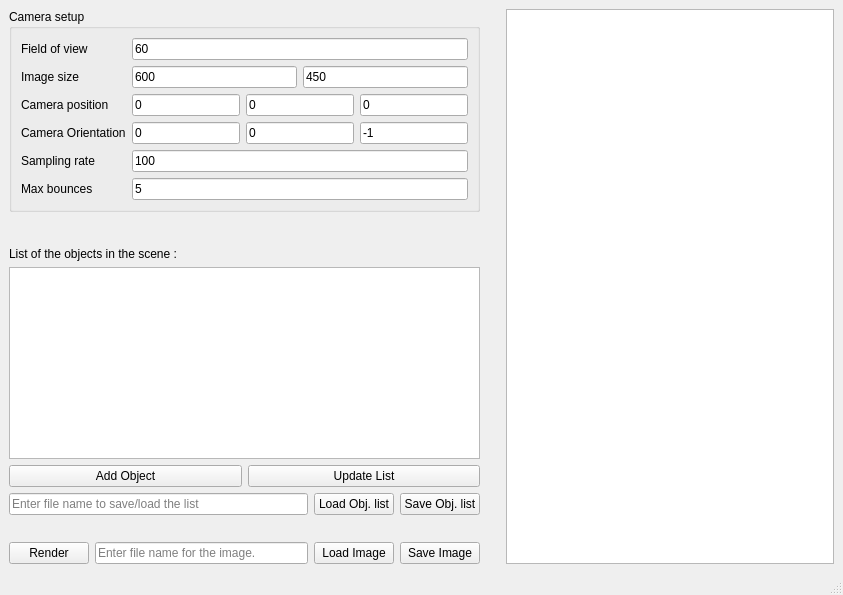
<?xml version="1.0" encoding="UTF-8"?>
<ui version="4.0">
 <class>MainWindow</class>
 <widget class="QMainWindow" name="MainWindow">
  <property name="geometry">
   <rect>
    <x>0</x>
    <y>0</y>
    <width>843</width>
    <height>595</height>
   </rect>
  </property>
  <property name="windowTitle">
   <string>MainWindow</string>
  </property>
  <widget class="QWidget" name="centralwidget">
   <layout class="QHBoxLayout" name="horizontalLayout">
    <item>
     <layout class="QVBoxLayout" name="verticalLayout">
      <property name="sizeConstraint">
       <enum>QLayout::SetNoConstraint</enum>
      </property>
      <item>
       <widget class="QGroupBox" name="groupCamera">
        <property name="sizePolicy">
         <sizepolicy hsizetype="Preferred" vsizetype="Maximum">
          <horstretch>0</horstretch>
          <verstretch>0</verstretch>
         </sizepolicy>
        </property>
        <property name="title">
         <string>Camera setup</string>
        </property>
        <layout class="QFormLayout" name="formLayout">
         <item row="0" column="0">
          <widget class="QLabel" name="label_2">
           <property name="toolTip">
            <string>Horizontal field of view of the final image in degress. Minimum 0, maximum 170.</string>
           </property>
           <property name="text">
            <string>Field of view</string>
           </property>
          </widget>
         </item>
         <item row="0" column="1">
          <widget class="QLineEdit" name="lineFov">
           <property name="text">
            <string>60</string>
           </property>
           <property name="placeholderText">
            <string>Horizontal FOV</string>
           </property>
          </widget>
         </item>
         <item row="1" column="0">
          <widget class="QLabel" name="label_3">
           <property name="toolTip">
            <string>Size in pixels of the final image. Positive, non-zero integer.</string>
           </property>
           <property name="text">
            <string>Image size</string>
           </property>
          </widget>
         </item>
         <item row="2" column="0">
          <widget class="QLabel" name="label_4">
           <property name="toolTip">
            <string>Position in 3D of the camera, up is (0,1,0). Double.</string>
           </property>
           <property name="text">
            <string>Camera position</string>
           </property>
          </widget>
         </item>
         <item row="3" column="0">
          <widget class="QLabel" name="label_5">
           <property name="toolTip">
            <string>Direction in which the camera is looking, up is (0,1,0). Double.</string>
           </property>
           <property name="text">
            <string>Camera Orientation</string>
           </property>
          </widget>
         </item>
         <item row="4" column="0">
          <widget class="QLabel" name="label_6">
           <property name="toolTip">
            <string>Number of rays thrown per pixels, more rays means accuracy but longer computational time. Positive, non-zero integer.</string>
           </property>
           <property name="text">
            <string>Sampling rate</string>
           </property>
          </widget>
         </item>
         <item row="1" column="1">
          <layout class="QHBoxLayout" name="horizontalLayout_4">
           <item>
            <widget class="QLineEdit" name="lineWidth">
             <property name="text">
              <string>600</string>
             </property>
             <property name="placeholderText">
              <string>Width in pixels</string>
             </property>
            </widget>
           </item>
           <item>
            <widget class="QLineEdit" name="lineHeight">
             <property name="text">
              <string>450</string>
             </property>
             <property name="placeholderText">
              <string>Height in pixels</string>
             </property>
            </widget>
           </item>
          </layout>
         </item>
         <item row="2" column="1">
          <layout class="QHBoxLayout" name="horizontalLayout_5">
           <item>
            <widget class="QLineEdit" name="lineCamX">
             <property name="text">
              <string>0</string>
             </property>
             <property name="placeholderText">
              <string>x coordinate</string>
             </property>
            </widget>
           </item>
           <item>
            <widget class="QLineEdit" name="lineCamY">
             <property name="text">
              <string>0</string>
             </property>
             <property name="placeholderText">
              <string>y coordinate</string>
             </property>
            </widget>
           </item>
           <item>
            <widget class="QLineEdit" name="lineCamZ">
             <property name="text">
              <string>0</string>
             </property>
             <property name="placeholderText">
              <string>z coordinate</string>
             </property>
            </widget>
           </item>
          </layout>
         </item>
         <item row="3" column="1">
          <layout class="QHBoxLayout" name="horizontalLayout_6">
           <item>
            <widget class="QLineEdit" name="lineLookingX">
             <property name="text">
              <string>0</string>
             </property>
             <property name="placeholderText">
              <string>x coordinate</string>
             </property>
            </widget>
           </item>
           <item>
            <widget class="QLineEdit" name="lineLookingY">
             <property name="text">
              <string>0</string>
             </property>
             <property name="placeholderText">
              <string>y coordinate</string>
             </property>
            </widget>
           </item>
           <item>
            <widget class="QLineEdit" name="lineLookingZ">
             <property name="text">
              <string>-1</string>
             </property>
             <property name="placeholderText">
              <string>z coordinate</string>
             </property>
            </widget>
           </item>
          </layout>
         </item>
         <item row="4" column="1">
          <widget class="QLineEdit" name="lineSamplingRate">
           <property name="text">
            <string>100</string>
           </property>
           <property name="placeholderText">
            <string>Rays per pixel</string>
           </property>
          </widget>
         </item>
         <item row="5" column="0">
          <widget class="QLabel" name="label_7">
           <property name="toolTip">
            <string>Macimum number of bounces each ray can do, recommended is 5. Positive, non-zero integer.</string>
           </property>
           <property name="text">
            <string>Max bounces</string>
           </property>
          </widget>
         </item>
         <item row="5" column="1">
          <widget class="QLineEdit" name="lineDepth">
           <property name="toolTip">
            <string/>
           </property>
           <property name="text">
            <string>5</string>
           </property>
           <property name="placeholderText">
            <string>Depth of recursion</string>
           </property>
          </widget>
         </item>
        </layout>
       </widget>
      </item>
      <item alignment="Qt::AlignBottom">
       <widget class="QLabel" name="label">
        <property name="enabled">
         <bool>true</bool>
        </property>
        <property name="sizePolicy">
         <sizepolicy hsizetype="Fixed" vsizetype="Fixed">
          <horstretch>0</horstretch>
          <verstretch>0</verstretch>
         </sizepolicy>
        </property>
        <property name="text">
         <string>List of the objects in the scene :</string>
        </property>
       </widget>
      </item>
      <item>
       <widget class="QListWidget" name="listWidget">
        <property name="sizePolicy">
         <sizepolicy hsizetype="Minimum" vsizetype="Expanding">
          <horstretch>0</horstretch>
          <verstretch>0</verstretch>
         </sizepolicy>
        </property>
        <property name="maximumSize">
         <size>
          <width>16777215</width>
          <height>192</height>
         </size>
        </property>
        <property name="layoutDirection">
         <enum>Qt::LeftToRight</enum>
        </property>
        <property name="autoFillBackground">
         <bool>false</bool>
        </property>
       </widget>
      </item>
      <item>
       <layout class="QHBoxLayout" name="horizontalLayout_3">
        <item>
         <widget class="QPushButton" name="buttonAddObject">
          <property name="text">
           <string>Add Object</string>
          </property>
         </widget>
        </item>
        <item>
         <widget class="QPushButton" name="buttonUpdateList">
          <property name="text">
           <string>Update List</string>
          </property>
         </widget>
        </item>
       </layout>
      </item>
      <item>
       <layout class="QHBoxLayout" name="horizontalLayout_7">
        <item>
         <widget class="QLineEdit" name="lineJsonFileName">
          <property name="placeholderText">
           <string>Enter file name to save/load the list</string>
          </property>
         </widget>
        </item>
        <item>
         <widget class="QPushButton" name="buttonLoadJson">
          <property name="text">
           <string>Load Obj. list</string>
          </property>
         </widget>
        </item>
        <item>
         <widget class="QPushButton" name="buttonSaveJson">
          <property name="text">
           <string>Save Obj. list</string>
          </property>
         </widget>
        </item>
       </layout>
      </item>
      <item>
       <layout class="QHBoxLayout" name="horizontalLayout_2">
        <item alignment="Qt::AlignBottom">
         <widget class="QPushButton" name="buttonRender">
          <property name="sizePolicy">
           <sizepolicy hsizetype="Fixed" vsizetype="Fixed">
            <horstretch>0</horstretch>
            <verstretch>0</verstretch>
           </sizepolicy>
          </property>
          <property name="text">
           <string>Render</string>
          </property>
         </widget>
        </item>
        <item alignment="Qt::AlignBottom">
         <widget class="QLineEdit" name="lineEdit">
          <property name="placeholderText">
           <string>Enter file name for the image.</string>
          </property>
         </widget>
        </item>
        <item alignment="Qt::AlignBottom">
         <widget class="QPushButton" name="buttonLoad">
          <property name="sizePolicy">
           <sizepolicy hsizetype="Maximum" vsizetype="Fixed">
            <horstretch>0</horstretch>
            <verstretch>0</verstretch>
           </sizepolicy>
          </property>
          <property name="text">
           <string>Load Image</string>
          </property>
         </widget>
        </item>
        <item alignment="Qt::AlignBottom">
         <widget class="QPushButton" name="buttonSaveImage">
          <property name="text">
           <string>Save Image</string>
          </property>
         </widget>
        </item>
       </layout>
      </item>
     </layout>
    </item>
    <item>
     <spacer name="verticalSpacer">
      <property name="orientation">
       <enum>Qt::Vertical</enum>
      </property>
      <property name="sizeHint" stdset="0">
       <size>
        <width>20</width>
        <height>40</height>
       </size>
      </property>
     </spacer>
    </item>
    <item>
     <widget class="QGraphicsView" name="graphicsView"/>
    </item>
   </layout>
  </widget>
  <widget class="QMenuBar" name="menubar">
   <property name="geometry">
    <rect>
     <x>0</x>
     <y>0</y>
     <width>843</width>
     <height>22</height>
    </rect>
   </property>
  </widget>
  <widget class="QStatusBar" name="statusbar"/>
 </widget>
 <resources/>
 <connections/>
</ui>
